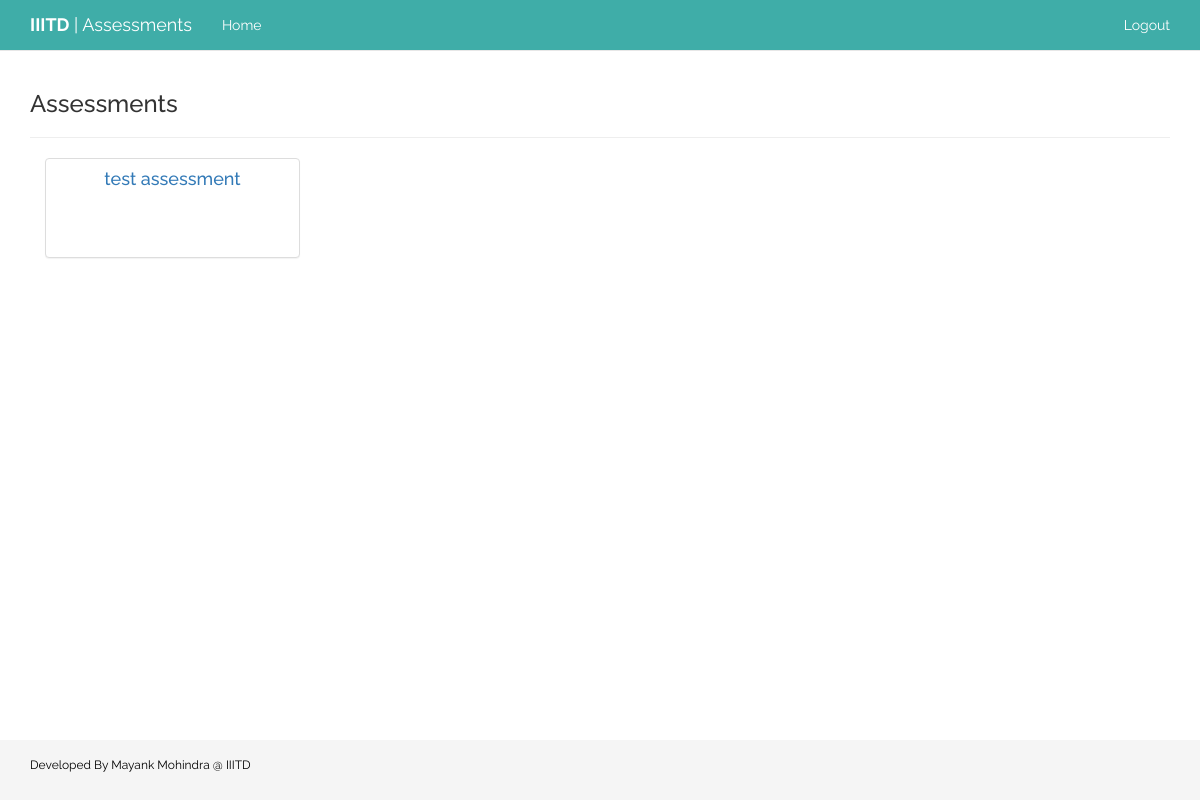
Page /all_assessments/ (signed in) on the earlier database version.
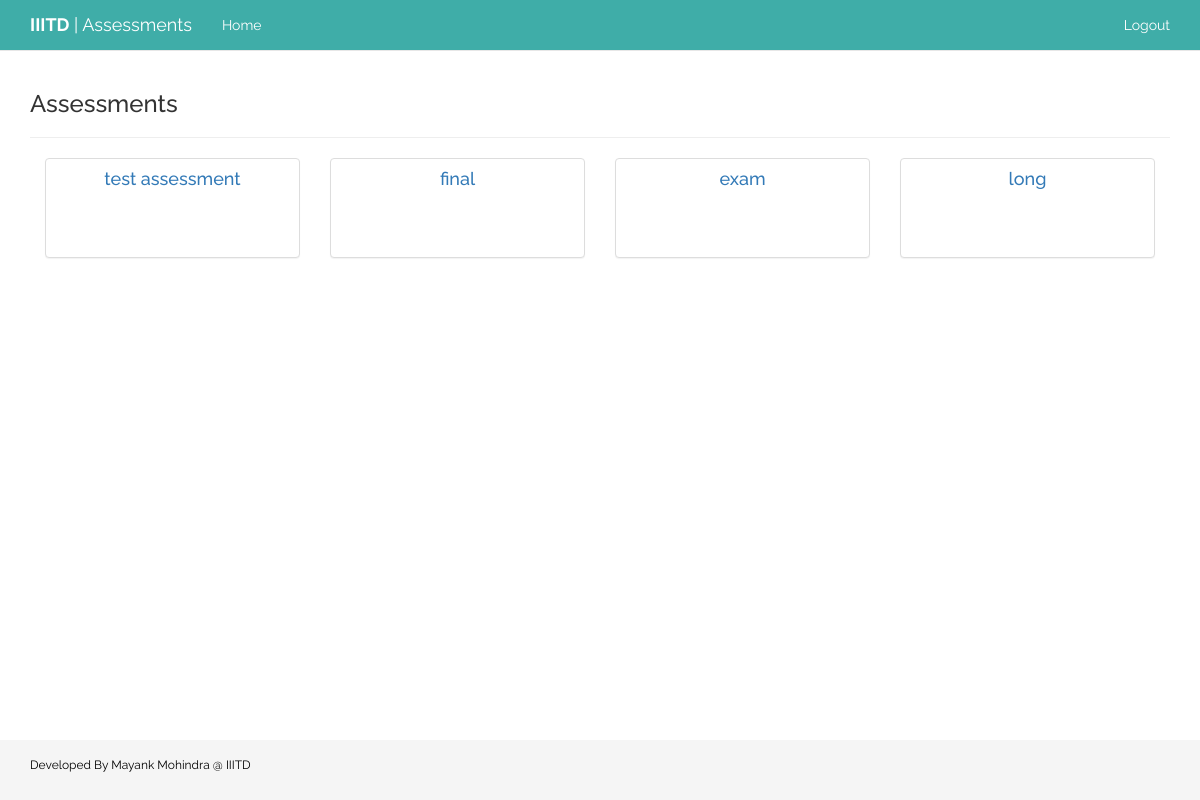
Same page on the later database version.
### quiz/models.py (models this page shows, shortened)
class Assessment(models.Model):
	name=models.CharField(max_length=250, blank=False)
	date=models.DateTimeField(blank=False)
	max_marks=models.IntegerField(null=False)
	no_of_questions=models.IntegerField(null=False)
	duration=models.IntegerField(null=False)
	description=models.CharField(max_length=2000, blank=True)

### quiz/views.py (the view)
# urls.py: url(r'^all_assessments/$', views.all_assessments, name='all_assessments'),
@login_required(login_url='/login')
def all_assessments(request):
	context={
		'all_assessments':Assessment.objects.all(),
	}
	return render(request, 'quiz/all_assessments.html', context)

### quiz/templates/quiz/all_assessments.html (shortened to what this page needs)
{% extends 'quiz/base.html' %}
{% load staticfiles %}
{% block body %}
<div class="container">
	<h3>Assessments</h3>
	<hr>
	{% for assessment in all_assessments %}
		<div class="col-sm-3">
			<a href="{% url 'quiz:assessment_detail' assessment.pk%}">
			<div class="panel panel-default">
				<h4><center>{{assessment.name}}</center></h4>
			</div>
			</a>
		</div>
	{% endfor %}
</div>
{% endblock %}

Differences in the rows shown:
added Assessment: name "final"
added Assessment: name "exam"
added Assessment: name "long"
